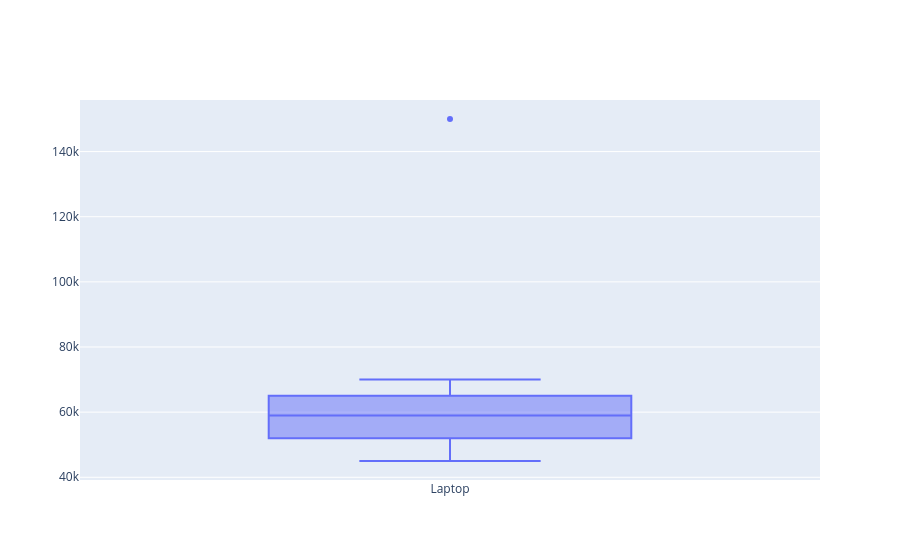

The notebook cell this image was saved under:
### Code cell
df2 = pd.DataFrame({
    "Product": ["Laptop"] * 10,
    "Order_Value": [45000, 48000, 52000, 55000, 58000, 60000, 62000, 65000, 70000, 150000]
})

fig = go.Figure()

fig.add_trace(
    go.Box(
        x=df2["Product"],
        y=df2["Order_Value"]
    )
)

fig.show()

### Figure 1 — Plotly figure (JSON) as saved in the notebook; plotly's stock layout.template omitted (floating-point values rounded to 4 significant figures)
{"data": [{"type": "box", "x": ["Laptop", "Laptop", "Laptop", "Laptop", "Laptop", "Laptop", "Laptop", "Laptop", "Laptop", "Laptop"], "y": [45000, 48000, 52000, 55000, 58000, 60000, 62000, 65000, 70000, 150000]}], "layout": {}}
